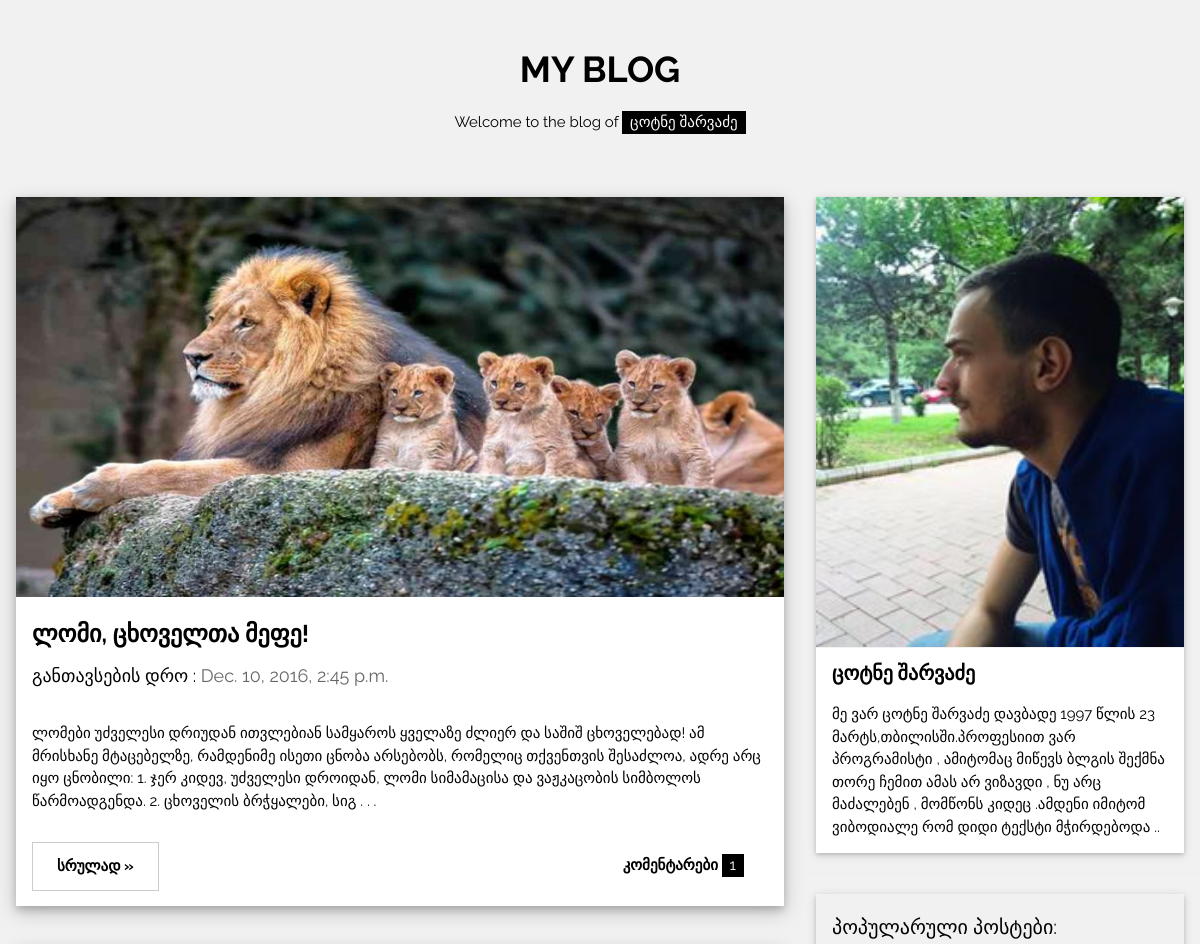
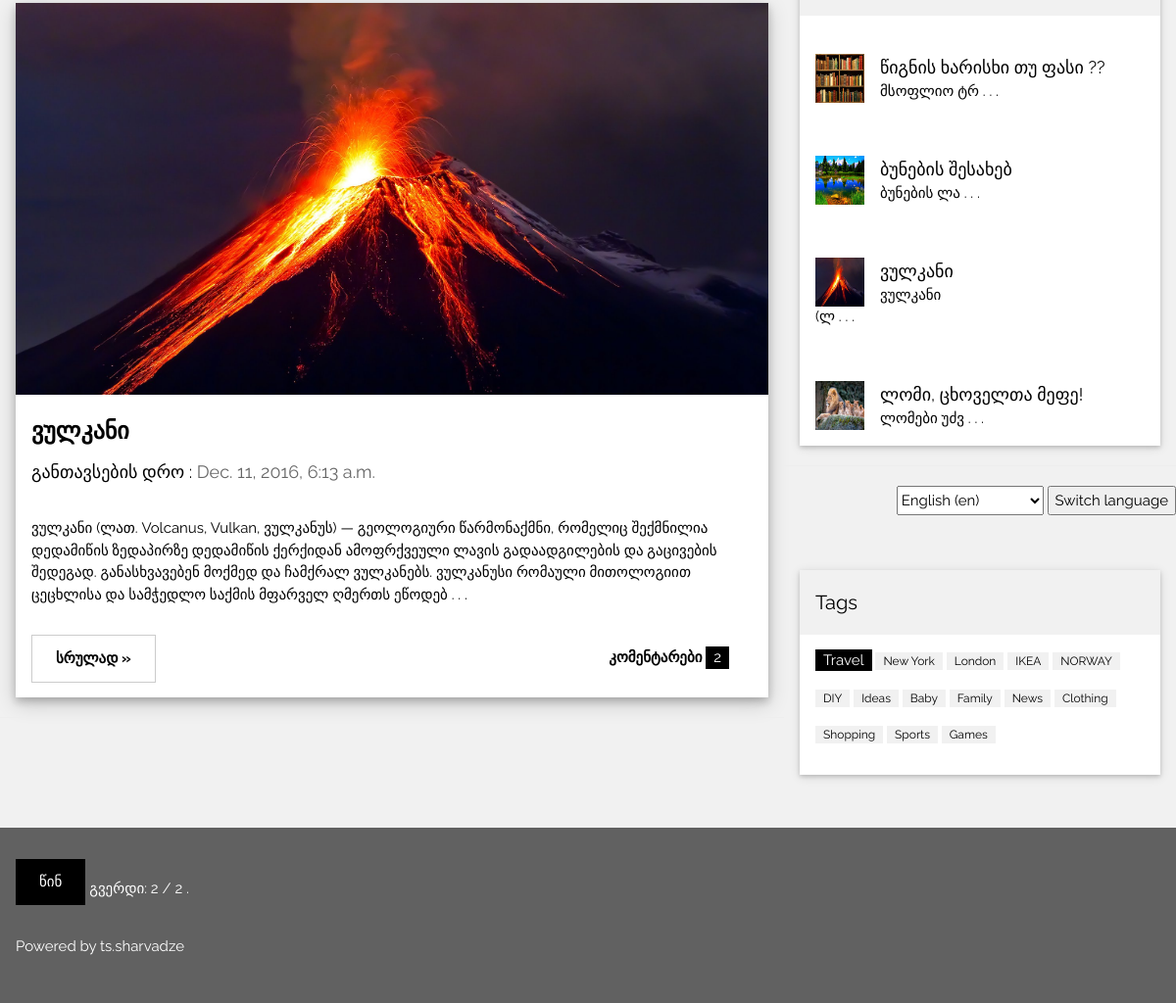
The page /sing/app/?page=2 on the database its author committed (2 pictures, top to bottom).
### app/models.py (models this page shows, shortened)
class Post(models.Model):
	postis_satauri=models.CharField(verbose_name=_("სათაური"),max_length=50)
	postis_contenti=models.TextField(verbose_name=_("კონტენტი"))
	sheqmnis_dro=models.DateTimeField(verbose_name=_('შექმნის დრო'))
	surati=models.ImageField(verbose_name=_("სურათი"),upload_to='app')
	ganaxlebis_dro=models.DateTimeField(verbose_name=_('განახლების დრო'))
	def get_medium_desc(self):
		return self.postis_contenti[:300]+" . . ."
	def get_short_desc(self):
		return self.postis_contenti[:10]+" . . ."
	class Meta:
		verbose_name_plural=_("პოსტები")

### app/views.py (the view)
def index(request):
	def my_sort(a):
		return a.comment_set.count()
	postebis_sia=Post.objects.all()
	popularuli_postebi=[i for i in postebis_sia]
	popularuli_postebi.sort(key=my_sort,reverse=True)
	popularuli_postebi=popularuli_postebi[:5]
	paginator = Paginator(postebis_sia, 2) # Show 2 contacts per page
	page = request.GET.get('page')
	try:
		contacts = paginator.page(page)
	except PageNotAnInteger:
		contacts = paginator.page(1)
	except EmptyPage:
		contacts = paginator.page(paginator.num_pages)
	page_num=contacts.number
	postebis_sia=postebis_sia[page_num*2-2:page_num*2]
	return render(request,'app/new.html',{"postebis_sia":postebis_sia,
		"popularuli_postebi":popularuli_postebi,"contacts":contacts})

### templates/app/new.html (shortened to what this page needs)
{% load i18n %}
<!DOCTYPE html>
<html>
{% load static %}
<link rel="stylesheet" href="{% static 'css/new.css' %}">
<body class="w3-light-grey">
<div class="w3-content" style="max-width:1400px">
<header class="w3-container w3-center w3-padding-32">
  <h1><b>MY BLOG</b></h1>
  <p>Welcome to the blog of <span class="w3-tag">ცოტნე შარვაძე</span></p>
</header>
<div class="w3-row">
<div class="w3-col l8 s12">
  {% for object in postebis_sia %}
  <div class="w3-card-4 w3-margin w3-white">
    <img src="{{object.surati.url}}" alt="Nature" style="width: 100%; height: 400px;">
    <div class="w3-container w3-padding-8">
      <h3><b>{{object.postis_satauri}}</b></h3>
      <h5>განთავსების დრო : <span class="w3-opacity">{{ object.sheqmnis_dro }}</span></h5>
    </div>
    <div class="w3-container">
      <p>{{object.get_medium_desc}}</p>
      <div class="w3-row">
        <div class="w3-col m8 s12">
          <p><a type="button" href="{% url 'app:srulad' object.id %}"  class="w3-btn w3-padding-large w3-white w3-border w3-hover-border-black"><b>სრულად »</b></a></p>
        </div>
        <div class="w3-col m4 w3-hide-small">
          <p><span class="w3-padding-large w3-right"><b>კომენტარები  </b> <span class="w3-tag">{{object.comment_set.count}}</span></span></p>
        </div>
      </div>
    </div>
  </div>
  <hr>
  {% endfor %}
</div>
<div class="w3-col l4">
  <div class="w3-card-2 w3-margin w3-margin-top">
  <img src="{% static 'img/prof.jpg' %}" style="width: 100%; height: 450px;">
    <div class="w3-container w3-white">
      <h4><b>ცოტნე შარვაძე</b></h4>
      <p>მე ვარ ცოტნე შარვაძე დავბადე 1997 წლის 23 მარტს,თბილისში.პროფესიით ვარ პროგრამისტი , ამიტომაც მიწევს ბლგის შექმნა თორე ჩემით ამას არ ვიზავდი , ნუ არც მაძალებენ , მომწონს კიდეც .ამდენი იმიტომ ვიბოდიალე რომ დიდი ტექსტი მჭირდებოდა ..</p>
    </div>
  </div><hr>
  <div class="w3-card-2 w3-margin">
    <div class="w3-container w3-padding">
      <h4>პოპულარული პოსტები:</h4>
    </div>
    {% for i in popularuli_postebi %}
    <ul class="w3-ul w3-hoverable w3-white"><a type="button" href="{% url 'app:srulad' i.id %}">
      <li class="w3-padding-16">
        <img src="{{i.surati.url}}" alt="Image" class="w3-left w3-margin-right" style="width:50px;height: 50px">
        <span class="w3-large">{{i.postis_satauri}}</span><br>
        <span>{{i.get_short_desc}}</span>
      </a>
    </ul>
    {% endfor %}
  </div>
  <hr>
 <div style="height: 70px;">
  <form action="/i18n/setlang/" method="POST" style="float: right; display: inline-block;">
    <select name="language" style="height: 30px; width: 150px;" >
      {% get_current_language as LANGUAGE_CODE %}
      {% get_available_languages as LANGUAGES %}
      {% get_language_info_list for LANGUAGES as languages %}
      {% for language in languages %}
      <option value="{{ language.code }}"
          {% if language.code == LANGUAGE_CODE %}
            selected="selected"
          {% endif %} >
        {{ language.name_local }} ({{ language.code }})
      </option>
      {% endfor %}
    </select>
    <input style="height: 30px; margin-bottom: 20px;"  type="submit" value="{% trans 'Switch language' %}" />
  </form>
</div>
  <div class="w3-card-2 w3-margin">
    <div class="w3-container w3-padding">
      <h4>Tags</h4>
    </div>
    <div class="w3-container w3-white">
    <p><span class="w3-tag w3-black w3-margin-bottom">Travel</span> <span class="w3-tag w3-light-grey w3-small w3-margin-bottom">New York</span> <span class="w3-tag w3-light-grey w3-small w3-margin-bottom">London</span>
      <span class="w3-tag w3-light-grey w3-small w3-margin-bottom">IKEA</span> <span class="w3-tag w3-light-grey w3-small w3-margin-bottom">NORWAY</span> <span class="w3-tag w3-light-grey w3-small w3-margin-bottom">DIY</span>
      <span class="w3-tag w3-light-grey w3-small w3-margin-bottom">Ideas</span> <span class="w3-tag w3-light-grey w3-small w3-margin-bottom">Baby</span> <span class="w3-tag w3-light-grey w3-small w3-margin-bottom">Family</span>
      <span class="w3-tag w3-light-grey w3-small w3-margin-bottom">News</span> <span class="w3-tag w3-light-grey w3-small w3-margin-bottom">Clothing</span> <span class="w3-tag w3-light-grey w3-small w3-margin-bottom">Shopping</span>
      <span class="w3-tag w3-light-grey w3-small w3-margin-bottom">Sports</span> <span class="w3-tag w3-light-grey w3-small w3-margin-bottom">Games</span>
    </p>
    </div>
  </div>
</div>
</div><br>
</div>
<footer class="w3-container w3-dark-grey w3-padding-32 w3-margin-top">
    <div class="pagination">
      <span class="step-links">
          {% if contacts.has_previous %}
              <a class="w3-btn w3-padding-large w3-margin-bottom" href="?page={{ contacts.previous_page_number }}">წინ </a>
          {% endif %}
          <span class="current">
              გვერდი: {{ contacts.number }} / {{ contacts.paginator.num_pages }} .
          </span>
      </span>
  </div>
  <p>Powered by <a href="https://www.facebook.com/tsotnesharvadze" target="_blank">ts.sharvadze</a></p>
</footer>
</body>
</html>

### templates/app/new.html (style rules this page uses)
body,h1,h2,h3,h4,h5 { font-family: "Raleway", sans-serif }

### rows shown on the page
Post: surati (picture), postis_satauri "ლომი, ცხოველთა მეფე!", sheqmnis_dro "Dec. 10, 2016, 2:45 p.m.", get_medium_desc "ლომები უძველესი დრიუდან ითვლებიან სამყაროს ყველაზე ძლიერ და საშიშ ცხოველებად! ამ მრისხანე მტაცებელზე, რამდენიმე ისეთი ცნობა არსებობს, რომელიც თქვენთვის შესაძლოა, ადრე არც იყო ცნობილი: 1. ჯერ კიდევ, უძველესი დროიდან, ლომი სიმამაცისა და ვაჟკაცობის სიმბოლოს წარმოადგენდა. 2. ცხოველის ბრჭყალები, სიგ . . .", comment_set.count "1", get_short_desc "ლომები უძვ . . ."
Post: surati (picture), postis_satauri "ვულკანი", sheqmnis_dro "Dec. 11, 2016, 6:13 a.m.", get_medium_desc "ვულკანი (ლათ. Volcanus, Vulkan, ვულკანუს) — გეოლოგიური წარმონაქმნი, რომელიც შექმნილია დედამიწის ზედაპირზე დედამიწის ქერქიდან ამოფრქვეული ლავის გადაადგილების და გაცივების შედეგად. განასხვავებენ მოქმედ და ჩამქრალ ვულკანებს. ვულკანუსი რომაული მითოლოგიით ცეცხლისა და სამჭედლო საქმის მფარველ ღმერთს ეწოდებ . . .", comment_set.count "2", get_short_desc "ვულკანი (ლ . . ."
Post: surati (picture), postis_satauri "წიგნის ხარისხი თუ ფასი ??", get_short_desc "მსოფლიო ტრ . . ."
Post: surati (picture), postis_satauri "ბუნების შესახებ", get_short_desc "ბუნების ლა . . ."

### other values the page prints
{{ contacts.number }} "2"
{{ contacts.paginator.num_pages }} "2"
form field language "English (en)"
